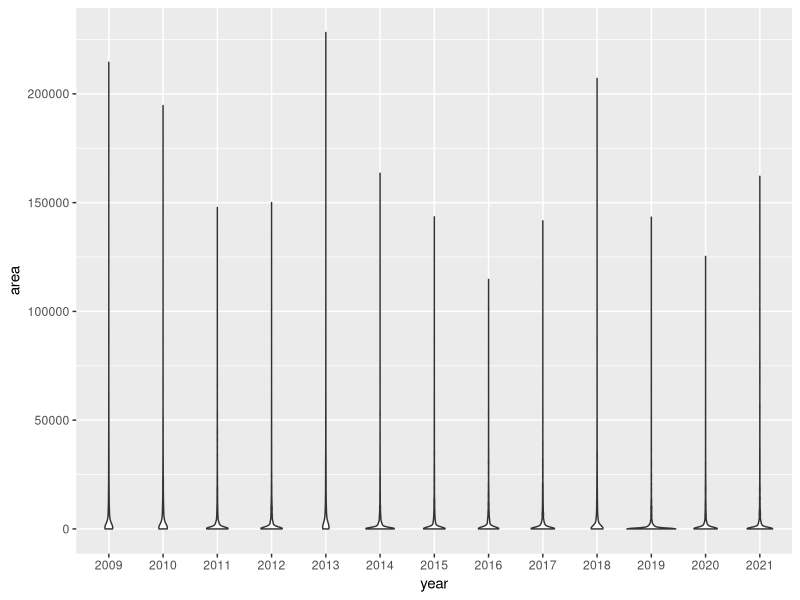
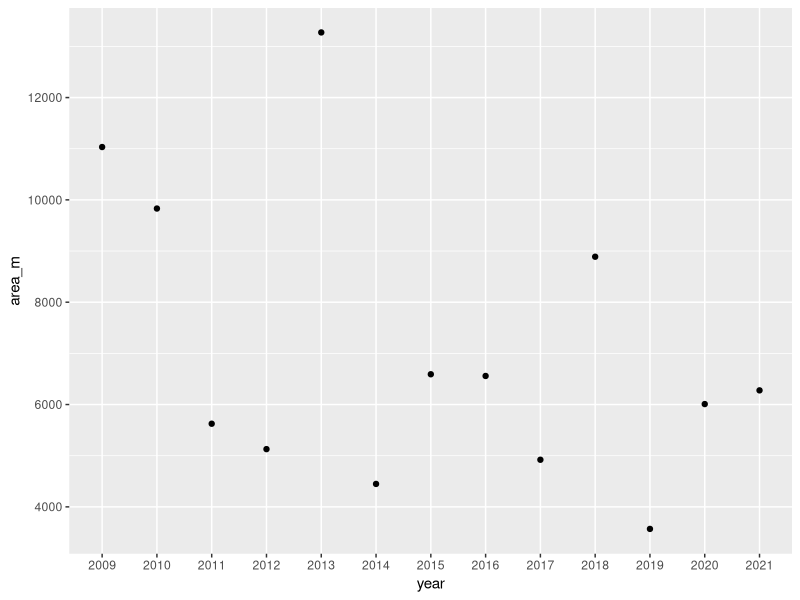
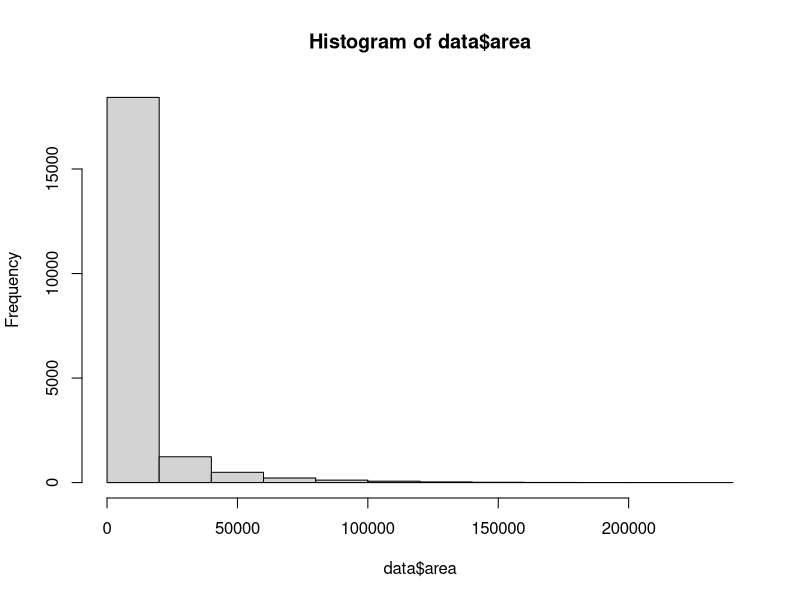
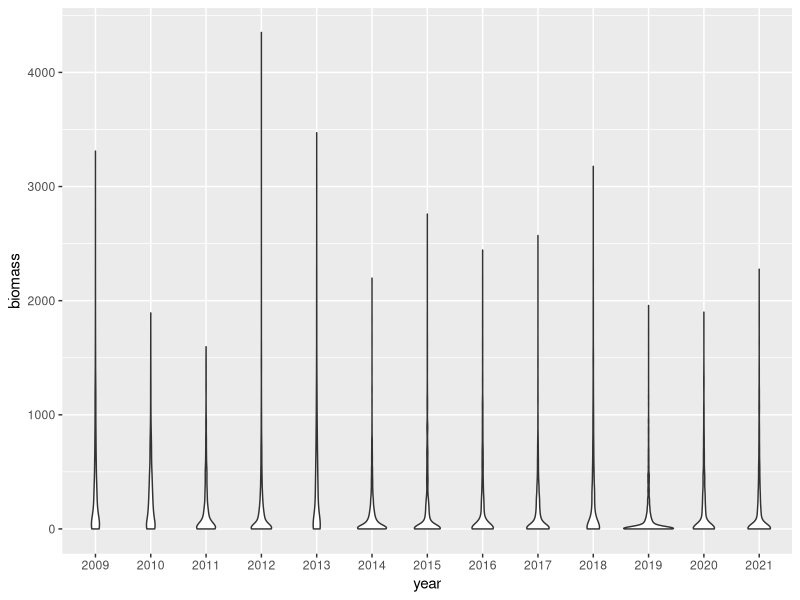
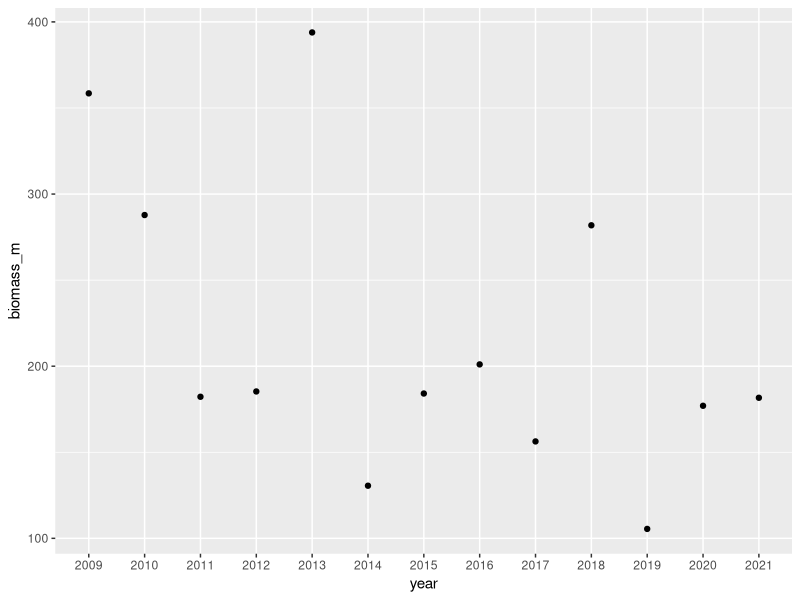
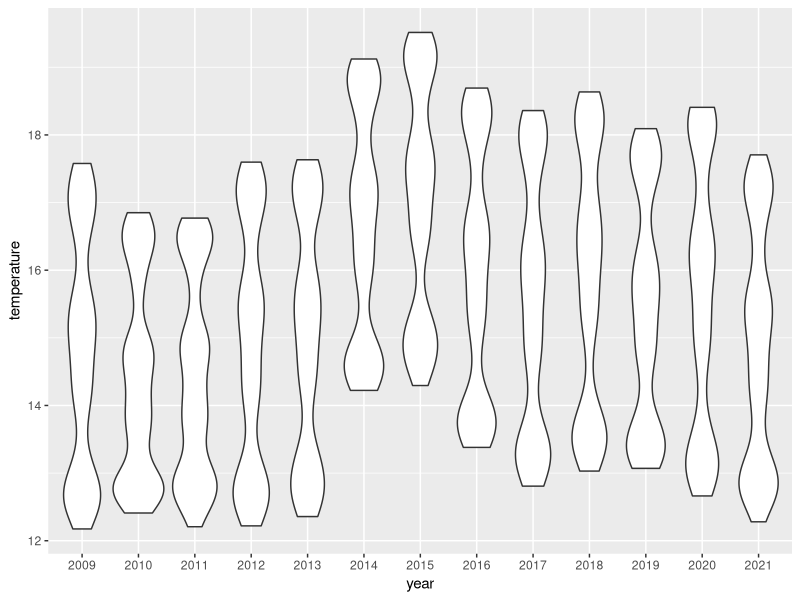
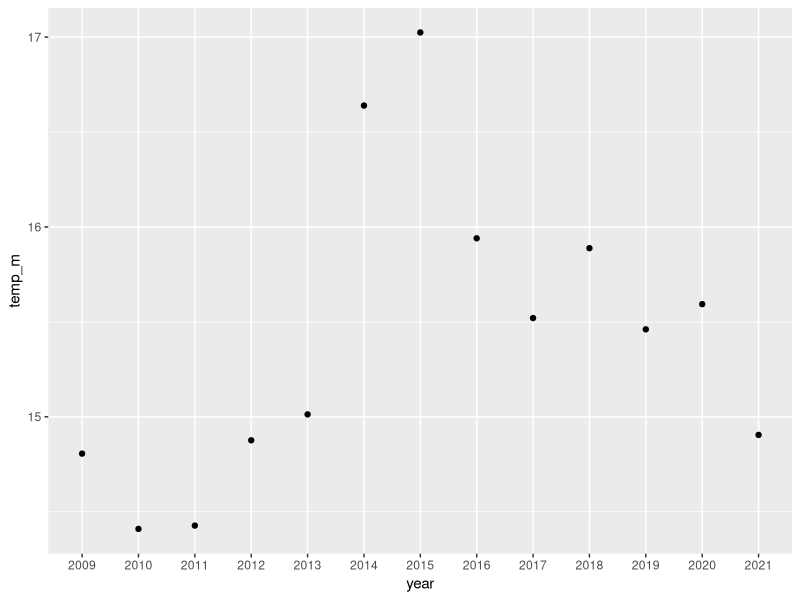
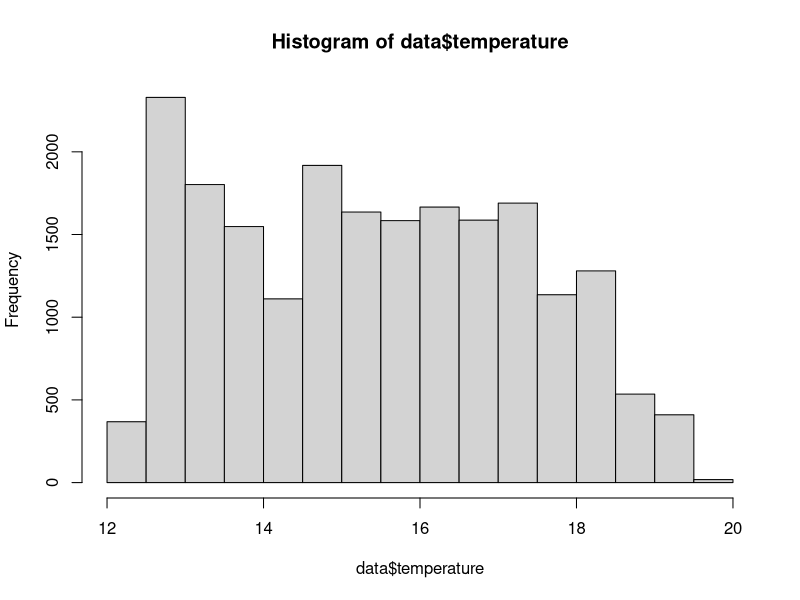

R code for these plots, in order:
# Date: October 16th 2022
# Author: Joy Kumagai (kumagaij@stanford.edu) 
# Purpose: Explore data statistically
# BIO 202: Ecological Statistics

##### Set up ###################################################################
# load packages
library(tidyverse)
library(GGally)
library(ggeffects)

# Load data 
data <- read.csv("Processed_data/data_tables/kelp_data_w_mpas.csv")

##### Explore covariates #######################################################
# Explore each variable with time
data$year <- as.factor(data$year)

## Area
# Across year 
data %>% 
  ggplot(aes(x = year, y = area)) +
  geom_violin() # Lots of low values in the data 

# Mean across year 
data %>% 
  group_by(year) %>% 
  summarize(area_m = mean(area)) %>% 
  ggplot(aes(x = year, y = area_m)) +
  geom_point()

hist(data$area) # Super non-normal distribution, tons of zero's

## Biomass 
# Across year 
data %>% 
  ggplot(aes(x = year, y = biomass)) +
  geom_violin()

data %>% 
  group_by(year) %>% 
  summarize(biomass_m = mean(biomass)) %>% 
  ggplot(aes(x = year, y = biomass_m)) +
  geom_point()

# follows area, we will need to remove biomass 

# Should we use biomass or area?

## Temperature
# Across year 
data %>% 
  ggplot(aes(x = year, y = temperature)) +
  geom_violin()

data %>% 
  group_by(year) %>% 
  summarize(temp_m = mean(temperature)) %>% 
  ggplot(aes(x = year, y = temp_m)) +
  geom_point()

hist(data$temperature) # Not a normal distribution either (?)

## hsmax
data %>% 
  ggplot(aes(x = year, y = hsmax)) +
  geom_violin()

hist(data$hsmax) # non-normal distribution (right side tail)
hist(sqrt(data$hsmax)) # Square root transformation does a good job of normalizing the data 


##### Explore correlations between the variables ###############################

data2 <- data %>% dplyr::select(year, area, biomass, nitrate, temperature, hsmax, depth)
GGally::ggpairs(data2)

# area and biomass are highly correlated (0.665)
# Nitrate and temperature are super highly correlated, use temperature 

# Explore correlation between temperature and nitrate 
data %>% 
  filter(year == 2010) %>% 
  ggplot(aes(x = temperature, y  = nitrate)) +
  geom_point()


# Shorten data to just variables we can use
data_short <- data %>% select(year, area, temperature, hsmax, depth, mpa_status) 

data %>% 
  ggplot(aes(x = year, y = temperature)) +
  geom_point()
